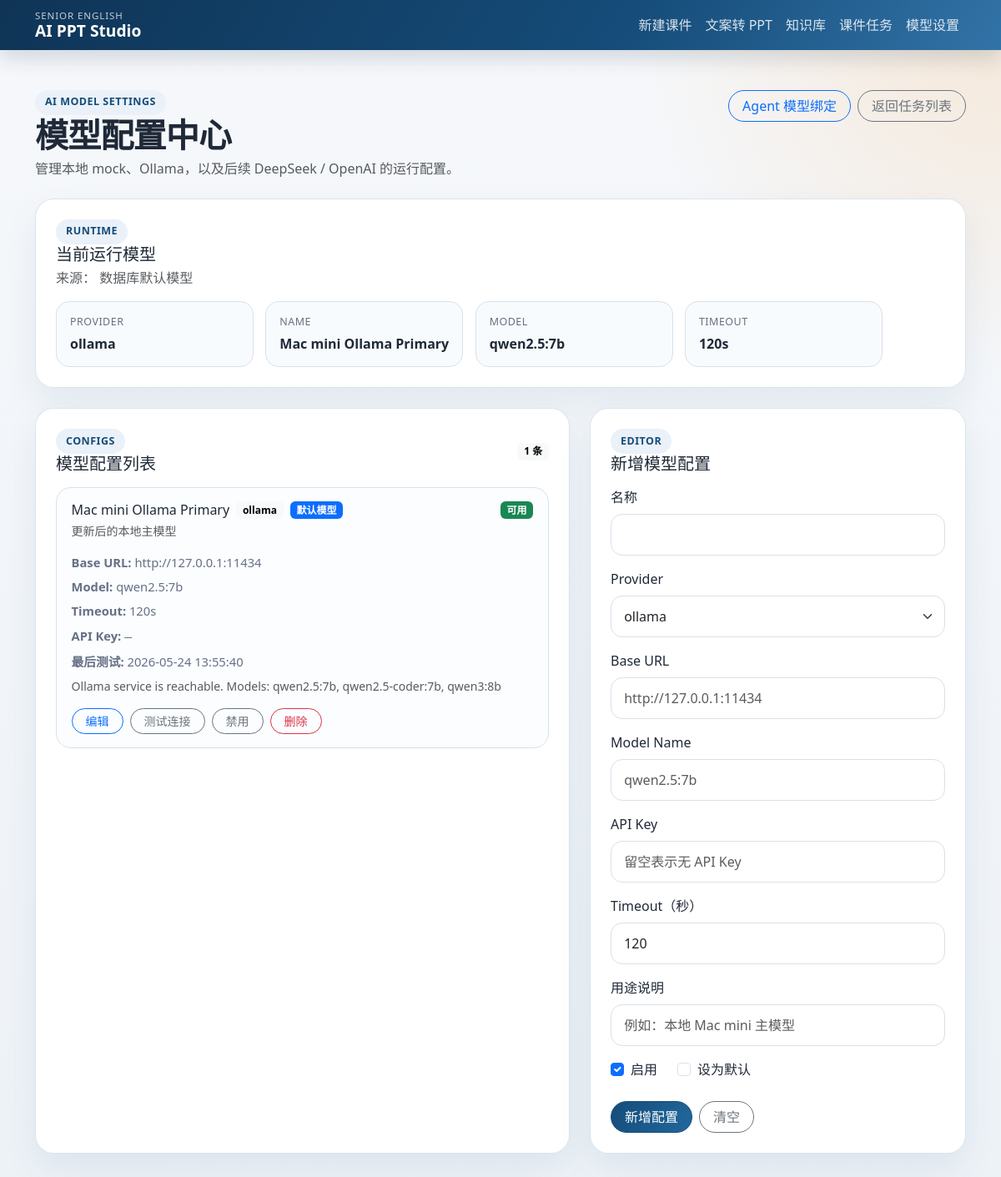
/settings/ai-models, run on the app's committed database.
### tables this page shows
CREATE TABLE ai_model_configs (
            id INTEGER PRIMARY KEY AUTOINCREMENT,
            name TEXT NOT NULL,
            provider TEXT NOT NULL,
            base_url TEXT,
            model_name TEXT,
            api_key TEXT,
            timeout INTEGER,
            enabled INTEGER DEFAULT 1,
            is_default INTEGER DEFAULT 0,
            purpose TEXT,
            last_test_status TEXT,
            last_test_message TEXT,
            last_tested_at TEXT,
            created_at TEXT,
            updated_at TEXT
        );

### routes/ppt_routes.py (the view)
@ppt_bp.route("/settings/ai-models")
def ai_models_settings():
    configs = list_ai_model_configs()
    edit_id = request.args.get("edit_id", type=int)
    editing_config = get_ai_model_config(edit_id) if edit_id else None
    editing_config = editing_config or blank_ai_model_config()
    runtime_model = describe_runtime_model()
    for config in configs:
        config["api_key_masked"] = mask_api_key(config.get("api_key"))
        config["status"] = resolve_ai_model_status(config)
        config["status_label"] = AI_MODEL_STATUS_LABELS.get(config["status"], "未测试")
    editing_config["api_key_masked"] = mask_api_key(editing_config.get("api_key"))
    return render_template(
        "ai_models.html",
        configs=configs,
        editing_config=editing_config,
        runtime_model=runtime_model,
        provider_options=AI_MODEL_PROVIDERS,
    )

### models/database.py (called while the page is built)
@contextmanager
def get_db():
    conn = sqlite3.connect(DATABASE_PATH)
    conn.row_factory = sqlite3.Row
    try:
        yield conn
        conn.commit()
    finally:
        conn.close()

def _normalize_int(value, default=None, minimum=None, maximum=None):
    if value in (None, ""):
        return default
    try:
        number = int(value)
    except (TypeError, ValueError):
        return default
    if minimum is not None:
        number = max(minimum, number)
    if maximum is not None:
        number = min(maximum, number)
    return number

def list_ai_model_configs():
    with get_db() as conn:
        rows = conn.execute(
            """
            SELECT *
            FROM ai_model_configs
            ORDER BY is_default DESC, enabled DESC, updated_at DESC, id DESC
            """
        ).fetchall()
    return [_normalize_ai_model_row(row) for row in rows]

def get_default_ai_model_config():
    with get_db() as conn:
        row = conn.execute(
            """
            SELECT *
            FROM ai_model_configs
            WHERE enabled=1 AND is_default=1
            ORDER BY updated_at DESC, id DESC
            LIMIT 1
            """
        ).fetchone()
    return _normalize_ai_model_row(row)

### routes/ppt_routes.py (called while the page is built)
def mask_api_key(value):
    secret = str(value or "").strip()
    if not secret:
        return ""
    if len(secret) <= 8:
        return "****"
    return f"{secret[:3]}-****{secret[-4:]}"

def blank_ai_model_config():
    return {
        "id": None,
        "name": "",
        "provider": "ollama",
        "base_url": "",
        "model_name": "",
        "api_key": "",
        "timeout": 120,
        "enabled": True,
        "is_default": False,
        "purpose": "",
        "last_test_status": "",
        "last_test_message": "",
        "last_tested_at": "",
    }

def resolve_ai_model_status(config):
    status = config.get("last_test_status") or ""
    if config.get("provider") == "mock" and not status:
        status = "available"
    if not status:
        status = "untested"
    return status

### services/llm_service.py (called while the page is built)
def _mask_secret(value):
    secret = str(value or "").strip()
    if len(secret) <= 8:
        return "****" if secret else ""
    return f"{secret[:3]}-****{secret[-4:]}"

def describe_runtime_model():
    config = get_active_model_config(force_refresh=True)
    described = dict(config)
    described["api_key_masked"] = _mask_secret(config.get("api_key"))
    return described

### templates/ai_models.html (shortened to what this page needs)
{% extends "base.html" %}
{% block content %}
<div class="d-flex flex-wrap justify-content-between align-items-start gap-3 mb-4">
  <div>
    <div class="section-kicker">AI Model Settings</div>
    <h1 class="section-title mb-1">模型配置中心</h1>
    <div class="text-muted">管理本地 mock、Ollama，以及后续 DeepSeek / OpenAI 的运行配置。</div>
  </div>
  <div class="d-flex flex-wrap gap-2">
    <a class="btn btn-outline-primary" href="{{ url_for('ppt.agent_bindings_settings') }}">Agent 模型绑定</a>
    <a class="btn btn-outline-secondary" href="{{ url_for('ppt.tasks') }}">返回任务列表</a>
  </div>
</div>
<section class="app-card p-4 mb-4">
  <div class="d-flex flex-wrap justify-content-between align-items-center gap-3">
    <div>
      <div class="section-kicker">Runtime</div>
      <h2 class="h5 mb-1">当前运行模型</h2>
      <div class="text-muted">
        来源：
        {% if runtime_model.source == 'database' %}数据库默认模型{% elif runtime_model.source == 'env' %}.env 配置{% else %}mock 回退{% endif %}
      </div>
    </div>
    <div class="runtime-model-grid">
      <div class="meta-card">
        <div class="meta-label">Provider</div>
        <div class="meta-value">{{ runtime_model.provider }}</div>
      </div>
      <div class="meta-card">
        <div class="meta-label">Name</div>
        <div class="meta-value">{{ runtime_model.name }}</div>
      </div>
      <div class="meta-card">
        <div class="meta-label">Model</div>
        <div class="meta-value">{{ runtime_model.model_name or 'mock' }}</div>
      </div>
      <div class="meta-card">
        <div class="meta-label">Timeout</div>
        <div class="meta-value">{{ runtime_model.timeout }}s</div>
      </div>
    </div>
  </div>
</section>
<div class="row g-4">
  <div class="col-lg-7">
    <section class="app-card p-4 h-100">
      <div class="d-flex justify-content-between align-items-center mb-3">
        <div>
          <div class="section-kicker">Configs</div>
          <h2 class="h5 mb-0">模型配置列表</h2>
        </div>
        <span class="badge text-bg-light">{{ configs|length }} 条</span>
      </div>
      {% if configs %}
      <div class="model-config-list">
        {% for config in configs %}
        <article class="model-config-card">
          <div class="d-flex flex-wrap justify-content-between gap-3 mb-3">
            <div>
              <div class="d-flex flex-wrap align-items-center gap-2 mb-1">
                <h3 class="h6 mb-0">{{ config.name }}</h3>
                <span class="badge text-bg-light">{{ config.provider }}</span>
                {% if config.is_default %}
                <span class="badge text-bg-primary">默认模型</span>
                {% endif %}
              </div>
              <div class="small text-muted">{{ config.purpose or '未填写用途说明' }}</div>
            </div>
            <div class="status-stack">
              {% if config.status == 'available' %}
              <span class="badge text-bg-success">{{ config.status_label }}</span>
              {% elif config.status == 'unavailable' %}
              <span class="badge text-bg-danger">{{ config.status_label }}</span>
              {% else %}
              <span class="badge text-bg-secondary">{{ config.status_label }}</span>
              {% endif %}
            </div>
          </div>
          <div class="model-config-meta">
            <div><strong>Base URL:</strong> {{ config.base_url or '—' }}</div>
            <div><strong>Model:</strong> {{ config.model_name or '—' }}</div>
            <div><strong>Timeout:</strong> {{ config.timeout }}s</div>
            <div><strong>API Key:</strong> <span class="model-secret">{{ config.api_key_masked or '—' }}</span></div>
            <div><strong>最后测试:</strong> {{ config.last_tested_at or '未测试' }}</div>
          </div>
          {% if config.last_test_message %}
          <div class="small text-muted mt-2">{{ config.last_test_message }}</div>
          {% endif %}
          <div class="d-flex flex-wrap gap-2 mt-3">
            <a class="btn btn-sm btn-outline-primary" href="{{ url_for('ppt.ai_models_settings', edit_id=config.id) }}">编辑</a>
            <form method="post" action="{{ url_for('ppt.test_ai_model', config_id=config.id) }}">
              <button class="btn btn-sm btn-outline-secondary" type="submit">测试连接</button>
            </form>
            <form method="post" action="{{ url_for('ppt.toggle_ai_model', config_id=config.id) }}">
              <button class="btn btn-sm btn-outline-secondary" type="submit">
                {% if config.enabled %}禁用{% else %}启用{% endif %}
              </button>
            </form>
            <form method="post" action="{{ url_for('ppt.delete_ai_model', config_id=config.id) }}" onsubmit="return confirm('确认删除该模型配置吗？');">
              <button class="btn btn-sm btn-outline-danger" type="submit">删除</button>
            </form>
          </div>
        </article>
        {% endfor %}
      </div>
      {% else %}
      <div class="info-strip">当前还没有数据库模型配置。系统会继续使用 `.env` 或 mock 回退。</div>
      {% endif %}
    </section>
  </div>
  <div class="col-lg-5">
    <section class="app-card p-4 h-100">
      <div class="section-kicker">Editor</div>
      <h2 class="h5 mb-3">{% if editing_config.id %}编辑模型配置{% else %}新增模型配置{% endif %}</h2>
      <form method="post" action="{% if editing_config.id %}{{ url_for('ppt.update_ai_model', config_id=editing_config.id) }}{% else %}{{ url_for('ppt.create_ai_model') }}{% endif %}">
        <label class="form-label">名称</label>
        <input class="form-control mb-3" name="name" value="{{ editing_config.name }}">
        <label class="form-label">Provider</label>
        <select class="form-select mb-3" name="provider">
          {% for provider in provider_options %}
          <option value="{{ provider }}" {% if editing_config.provider == provider %}selected{% endif %}>{{ provider }}</option>
          {% endfor %}
        </select>
        <label class="form-label">Base URL</label>
        <input class="form-control mb-3" name="base_url" value="{{ editing_config.base_url }}" placeholder="http://127.0.0.1:11434">
        <label class="form-label">Model Name</label>
        <input class="form-control mb-3" name="model_name" value="{{ editing_config.model_name }}" placeholder="qwen2.5:7b">
        <label class="form-label">API Key</label>
        <input class="form-control mb-3" name="api_key" value="" placeholder="{% if editing_config.api_key_masked %}当前：{{ editing_config.api_key_masked }}{% else %}留空表示无 API Key{% endif %}">
        <label class="form-label">Timeout（秒）</label>
        <input class="form-control mb-3" name="timeout" value="{{ editing_config.timeout }}">
        <label class="form-label">用途说明</label>
        <input class="form-control mb-3" name="purpose" value="{{ editing_config.purpose }}" placeholder="例如：本地 Mac mini 主模型">
        <div class="d-flex flex-wrap gap-4 mb-4">
          <div class="form-check">
            <input class="form-check-input" type="checkbox" id="enabled" name="enabled" {% if editing_config.enabled %}checked{% endif %}>
            <label class="form-check-label" for="enabled">启用</label>
          </div>
          <div class="form-check">
            <input class="form-check-input" type="checkbox" id="is_default" name="is_default" {% if editing_config.is_default %}checked{% endif %}>
            <label class="form-check-label" for="is_default">设为默认</label>
          </div>
        </div>
        <div class="d-flex flex-wrap gap-2">
          <button class="btn btn-primary" type="submit">{% if editing_config.id %}保存修改{% else %}新增配置{% endif %}</button>
          <a class="btn btn-outline-secondary" href="{{ url_for('ppt.ai_models_settings') }}">清空</a>
        </div>
      </form>
    </section>
  </div>
</div>
{% endblock %}

### static/css/style.css (style rules this page uses)
:root { --app-bg: #edf2f7; --app-surface: #ffffff; --app-ink: #1f2937; --app-muted: #667085; --app-line: #d7e1ea; --app-primary: #154c79; --app-primary-soft: #eaf1f8; --app-accent: #f4b266; --app-shadow: 0 18px 40px rgba(21, 76, 121, 0.08); }
body { background: radial-gradient(circle at top right, rgba(244, 178, 102, 0.24), transparent 24%), linear-gradient(180deg, #f6f8fb 0%, var(--app-bg) 100%); color: var(--app-ink); }
.app-alert, .app-card, .hero-panel { border: 1px solid rgba(215, 225, 234, 0.9); border-radius: 22px; box-shadow: var(--app-shadow); }
.app-card, .hero-panel { background: rgba(255, 255, 255, 0.96); }
.hero-badge, .section-kicker { display: inline-flex; align-items: center; gap: 0.35rem; padding: 0.35rem 0.75rem; border-radius: 999px; background: var(--app-primary-soft); color: var(--app-primary); font-size: 0.78rem; font-weight: 700; letter-spacing: 0.04em; text-transform: uppercase; }
.hero-title, .section-title { font-weight: 700; letter-spacing: -0.02em; }
.meta-card { padding: 0.95rem 1rem; border: 1px solid var(--app-line); border-radius: 16px; background: #f8fbfd; }
.meta-label { font-size: 0.78rem; color: var(--app-muted); text-transform: uppercase; letter-spacing: 0.04em; }
.meta-value { margin-top: 0.35rem; font-weight: 600; line-height: 1.45; }
.runtime-model-grid { display: grid; grid-template-columns: repeat(auto-fit, minmax(150px, 1fr)); gap: 0.9rem; min-width: min(100%, 620px); }
.model-config-list { display: grid; gap: 1rem; }
.model-config-card { padding: 1rem 1.1rem; border: 1px solid var(--app-line); border-radius: 18px; background: #fbfdff; }
.model-config-meta { display: grid; gap: 0.45rem; color: var(--app-muted); font-size: 0.92rem; }
.model-secret { font-family: ui-monospace, SFMono-Regular, Menlo, Monaco, Consolas, monospace; }
.status-stack { display: flex; flex-wrap: wrap; gap: 0.4rem; align-items: start; }
.form-control, .form-select { border-color: var(--app-line); border-radius: 14px; padding: 0.75rem 0.95rem; }
.btn { border-radius: 999px; padding-left: 1rem; padding-right: 1rem; }
.btn-primary { background: linear-gradient(120deg, #154c79 0%, #21689d 100%); border-color: #154c79; }

### data on the page
ai_model_configs: provider "ollama", name "Mac mini Ollama Primary", model_name "qwen2.5:7b", timeout "120", is_default "默认模型", purpose "更新后的本地主模型", status_label "可用", base_url "http://127.0.0.1:11434", api_key_masked "—", last_tested_at "2026-05-24 13:55:40", last_test_message "Ollama service is reachable. Models: qwen2.5:7b, qwen2.5-coder:7b, qwen3:8b", enabled "禁用"

### other printed values
{{ configs|length }} "1"
form field provider "ollama"
